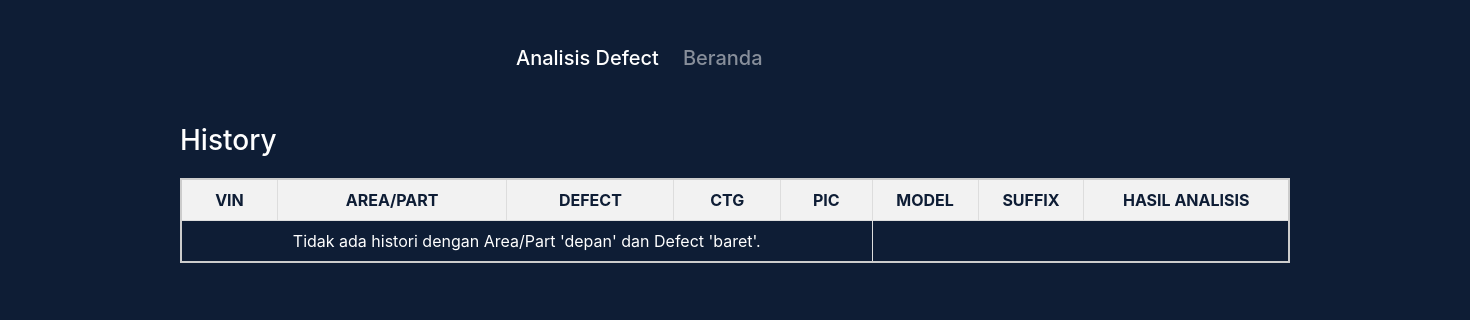
/history.php?areaPart=depan&defect=baret, run on an earlier commit of the app's database.
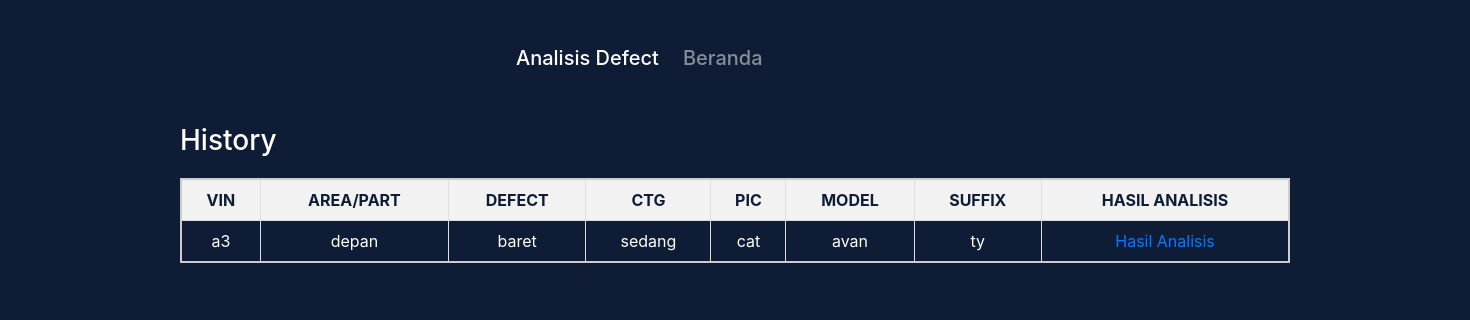
And on a later commit of the database.
### tables this page shows
CREATE TABLE `input_2` (
  `vin` varchar(100) NOT NULL,
  `area/part` varchar(100) NOT NULL,
  `defect` varchar(100) NOT NULL,
  `ctg` varchar(50) NOT NULL,
  `pic` varchar(100) NOT NULL,
  `model` varchar(100) NOT NULL,
  `suffix` varchar(50) NOT NULL,
  `analisis` varchar(255) NOT NULL
);

### history.php (the view, shortened to what this page needs)
<?php
$servername = "localhost";
$username = "root";
$password = "";
$database = "dbinput";
$conn = new mysqli($servername, $username, $password, $database);
function saveDataToDatabase($data) {
    $areaPart = $data['areaPart'];
    $defect = $data['defect'];
}
$areaPart = isset($_GET['areaPart']) ? $_GET['areaPart'] : '';
$defect = isset($_GET['defect']) ? $_GET['defect'] : '';
?>
<!DOCTYPE html>
<html lang="en">
<head>
    <link rel="stylesheet" href="https://stackpath.bootstrapcdn.com/bootstrap/4.5.2/css/bootstrap.min.css">
</head>
<body>
    <header>
            <nav class="navbar navbar-expand-lg navbar-dark" style="background-color: #0E1D35;">
                <h3 style="text-align: center;" class="navbar-brand" href="#">Analisis Defect</h3>
                <div class="collapse navbar-collapse" id="navbarNav">
                    <ul class="navbar-nav">
                        <li class="nav-item active">
                            <h5><a class="nav-link" href="index.php">Beranda</a></h5>
                        </li>
                    </ul>
                </div>
            </nav>
    </header>
    <div class="container">
        <h3>History</h3>
        <table>
            <tr>
                <th>VIN</th>
                <th>AREA/PART</th>
                <th>DEFECT</th>
                <th>CTG</th>
                <th>PIC</th>
                <th>MODEL</th>
                <th>SUFFIX</th>
                <th>HASIL ANALISIS</th>
            </tr>
            <?php
            $sqlSelectHistory = "SELECT * FROM input_2 WHERE `area/part` = '$areaPart' AND `defect` = '$defect'";
            $resultHistory = $conn->query($sqlSelectHistory);
            if ($resultHistory) {
                if ($resultHistory->num_rows > 0) {
                    while ($rowHistory = $resultHistory->fetch_assoc()) {
                        echo "<tr>";
                        echo "<td>" . $rowHistory['vin'] . "</td>";
                        echo "<td>" . $rowHistory['area/part'] . "</td>";
                        echo "<td>" . $rowHistory['defect'] . "</td>";
                        echo "<td>" . $rowHistory['ctg'] . "</td>";
                        echo "<td>" . $rowHistory['pic'] . "</td>";
                        echo "<td>" . $rowHistory['model'] . "</td>";
                        echo "<td>" . $rowHistory['suffix'] . "</td>";
                        echo "<td><a href='hasil.php?vin=" . $rowHistory['vin'] . "&areaPart=" . $rowHistory['area/part'] . "&defect=" . $rowHistory['defect'] . "&ctg=" . $rowHistory['ctg'] . "&pic=" . $rowHistory['pic'] . "&model=" . $rowHistory['model'] . "&suffix=" . $rowHistory['suffix'] . "&analisis=" . urlencode($rowHistory['analisis']) . "'>Hasil Analisis</a></td>";
                        echo "</tr>";
                    }
                } else {
                    echo "<tr><td colspan='5'>Tidak ada histori dengan Area/Part '$areaPart' dan Defect '$defect'.</td></tr>";
                }
            } else {
                echo "Error: " . $sqlSelectHistory . "<br>" . $conn->error;
            }
            ?>
        </table>
    </div>
</body>
</html>

What changed in the data, as far as the page shows it:
added input_2: vin "a3", value "depan", defect "baret", ctg "sedang", pic "cat", model "avan", suffix "ty"
Also different on the page:
$areaPart: "depan" → (not shown)
$defect: "baret" → (not shown)
text no longer shown: "Tidak ada histori dengan Area/Part ' ' dan Defect ' '."
